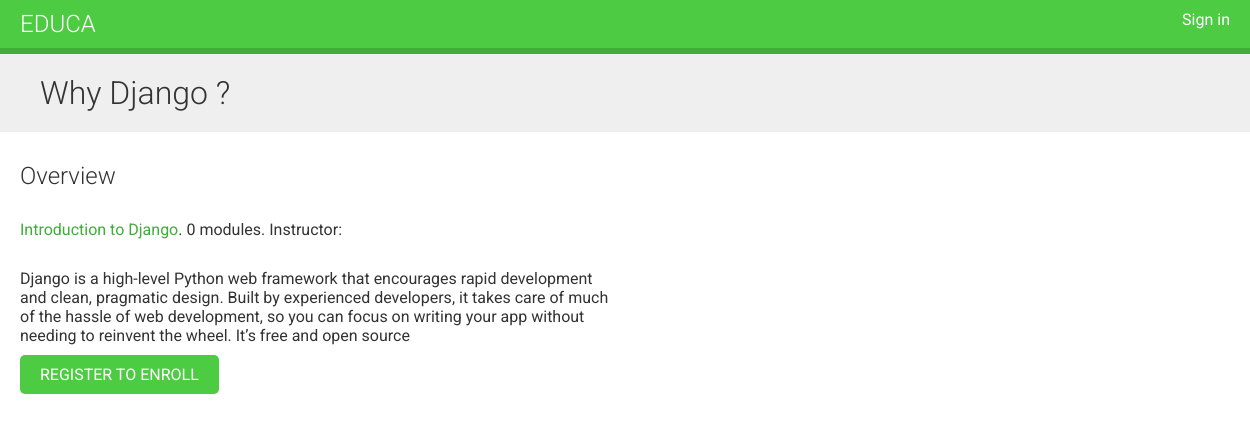
The app's page /course/Module_1/ with its own data.
### educa/courses/models.py (models this page shows, shortened)
class Course(models.Model):
    owner = models.ForeignKey(User,related_name='courses_created',on_delete=models.CASCADE)
    subject = models.ForeignKey(Subject,related_name='courses',on_delete=models.CASCADE)
    title = models.CharField(max_length=200)
    slug = models.SlugField(max_length=200, unique=True)
    overview = models.TextField()
    created = models.DateTimeField(auto_now_add=True)
    students = models.ManyToManyField(User,related_name='courses_joined',blank=True)
    class Meta:
        ordering = ['-created']

class Subject(models.Model):
    title = models.CharField(max_length=200)
    slug = models.SlugField(max_length=200,unique=True)
    class Meta:
        ordering = ['title']

### educa/courses/views.py (the view)
# urls.py: path('<slug:slug>/',views.CourseDetailView.as_view(),name='course_detail'),
class CourseDetailView(DetailView):
    model = Course
    template_name = 'courses/course/detail.html'
    def get_context_data(self, **kwargs):
        context = super().get_context_data(**kwargs)
        context['enroll_form'] = CourseEnrollForm(
        initial={'course':self.object})
        return context

### educa/courses/templates/courses/course/detail.html (shortened to what this page needs)
{% extends "base.html" %}
{% block content %}
    {% with subject=object.subject %}
    <h1>{{ object.title }}</h1>
    <div class="module">
        <h2>Overview</h2>
        <p><a href="{% url "course_list_subject" subject.slug %}">{{ subject.title }}</a>.
        {{ object.modules.count }} modules.
        Instructor: {{ object.owner.get_full_name }}
        </p>
        {{ object.overview|linebreaks }}
        {% if request.user.is_authenticated %}
            <form action="{% url "student_enroll_course" %}" method="post">
            {{ enroll_form }}
            {% csrf_token %}
            <input type="submit" value="Enroll now">
            </form>
            {% else %}
            <a href="{% url "student_registration" %}" class="button">
            Register to enroll
            </a>
            {% endif %}
    </div>
    {% endwith %}
{% endblock %}

### educa/courses/static/css/base.css (style rules this page uses)
body { margin:0; font-family:'Roboto', sans-serif; font-weight:400; color:#333; }
a { color:#3fad37; text-decoration:none; }
h1, h2, h3, h4, h5, h6 { font-family:'Roboto', sans-serif; font-weight:300; }
h1 { background:#efefef; width:100%; overflow:auto; padding:20px 0 20px 40px; margin:0; }
.module { padding:10px 20px; float:left; width:600px; }
.module p { margin:10px 0 20px; width:100%; float:left; }
input[type=submit], a.button { border-radius:5px; background:#4dcc43; color:#fff; font-size:16px; text-transform:uppercase; border:none; padding:10px 20px; margin:20px 0; }

### records on screen
Course: title "Why Django ?", modules.count "0", overview "Django is a high-level Python web framework that encourages rapid development and clean, pragmatic design. Built by experienced developers, it takes care of much of the hassle of web development, so you can focus on writing your app without needing to reinvent the wheel. It’s free and open source"
Subject: title "Introduction to Django"
